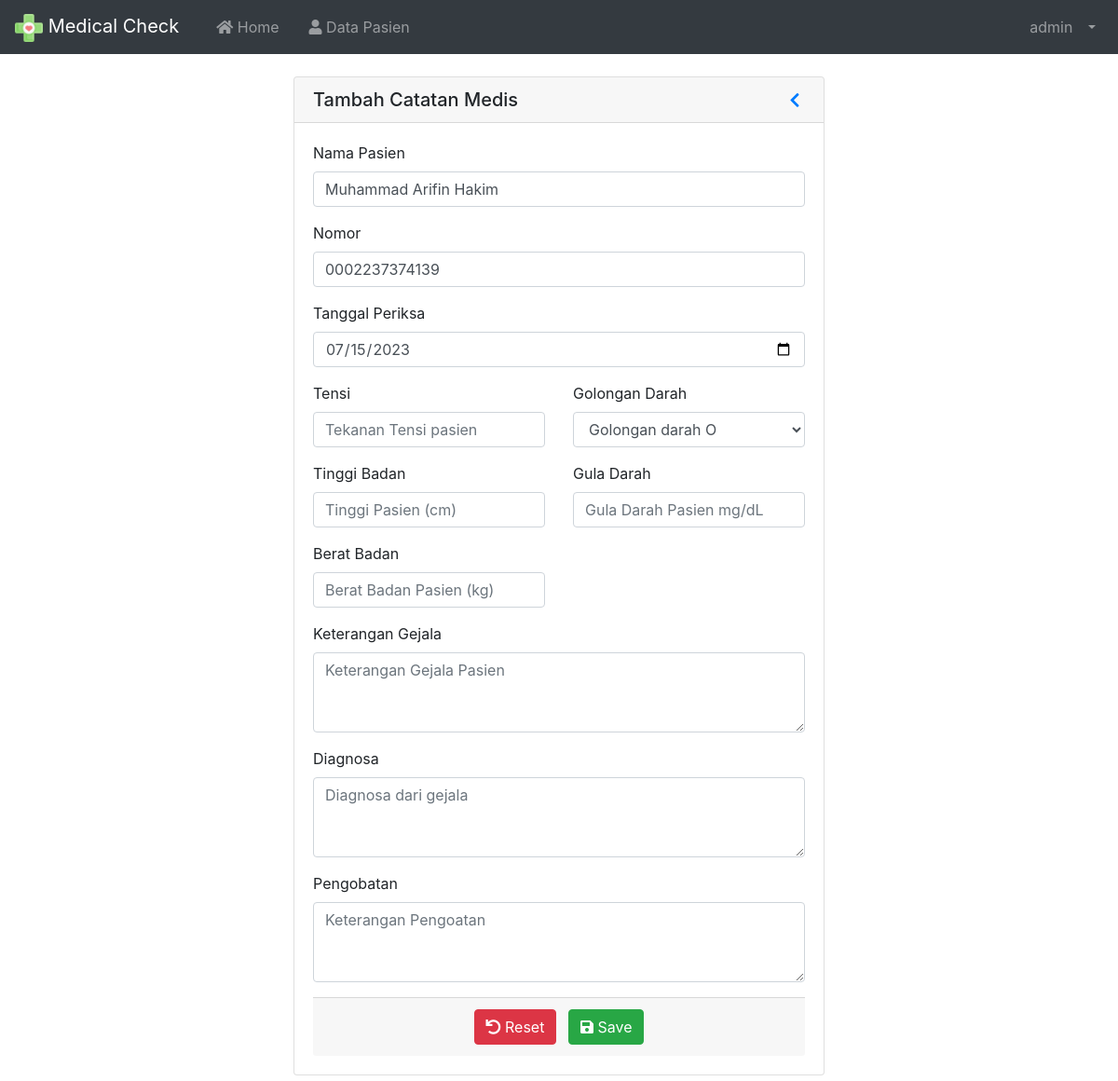
/index.php?page=TambahCatatanMedis&id=1 (signed in), run on the app's committed database.
### tables this page shows
CREATE TABLE `tbl_karyawan` (
  `id` int(11) NOT NULL,
  `nama` varchar(100) NOT NULL,
  `username` varchar(30) NOT NULL,
  `password` varchar(255) NOT NULL,
  `role` varchar(20) NOT NULL
);

CREATE TABLE `tbl_pasien` (
  `id` int(11) NOT NULL,
  `nomor` varchar(13) NOT NULL,
  `nama_pasien` varchar(50) NOT NULL,
  `tanggal_lahir` date NOT NULL,
  `usia` int(3) NOT NULL,
  `gender` enum('laki-laki','perempuan') NOT NULL,
  `alamat` text NOT NULL,
  `no_hp` varchar(13) NOT NULL
);

CREATE TABLE `tbl_medical_check` (
  `id` int(11) NOT NULL,
  `nomor` varchar(13) NOT NULL,
  `nama_pasien` varchar(100) NOT NULL,
  `tanggal_periksa` date NOT NULL,
  `tensi` varchar(8) NOT NULL,
  `tinggi` float NOT NULL,
  `berat` int(3) NOT NULL,
  `gula_darah` int(3) NOT NULL,
  `gol_darah` enum('A','B','AB','O') NOT NULL,
  `keterangan` varchar(400) NOT NULL,
  `diagnosa` varchar(400) NOT NULL,
  `pengobatan` varchar(400) NOT NULL
);

### index.php (called while the page is built, shortened)
<?php
require 'load/config.php';
require 'load/function.php';
?>
<?php require_once 'header.php'; ?>
<?php require 'content.php'; ?>
<?php require_once 'footer.php'; ?>

### load/function.php (called while the page is built, shortened)
<?php
require 'config.php';
function viewData($query)
{
  global $koneksi;
  $result = mysqli_query($koneksi, $query);
  if (mysqli_num_rows($result) == 1) {
    return mysqli_fetch_assoc($result);
  }
  $rows = [];
  return $rows;
}
function viewDatas($query)
{
  global $koneksi;
  $result = mysqli_query($koneksi, $query);
  $rows = [];
  while ($row = mysqli_fetch_assoc($result)) {
    $rows[] = $row;
  }
  return $rows;
}

### page/catatanmedis/tambahperiksa.php (the view, shortened to what this page needs)
<?php
$id = $_GET['id'];
$data = viewData("SELECT * FROM tbl_pasien WHERE id = '$id'");
$nomor = $data['nomor'];
$catatan = viewDatas("SELECT * FROM tbl_medical_check WHERE nomor = '$nomor'");
foreach ($catatan as $row) {
	$gol_darah = $row['gol_darah'];
}
?>
<div class="container" style="width: 50%;">
	<div class="card mt-4 mb-4">
		<h5 class="card-header d-flex flex-row align-items-center justify-content-between">
			<a>Tambah Catatan Medis</a>
			<a href="?page=DataPersonal&id=<?php echo $data['id']; ?>" role="button" id="dropdownMenuLink" aria-haspopup="true" aria-expanded="false">
				<i class="fas fa-chevron-left fa-sm fa-fw"></i>
			</a>
		</h5>
		<div class="card-body">
			<form method="post" enctype="multipart/form-data">
				<div class="form-group">
					<label for="username">Nama Pasien</label>
					<input type="text" maxlength="50" class="form-control" name="nama_pasien" id="nama_pasien" placeholder="Nama Pasien" value="<?= $data['nama_pasien']; ?>" required>
				</div>
				<div class="form-group">
					<label for="nomor">Nomor</label>
					<input type="text" maxlength="50" class="form-control" name="nomor" id="nomor" placeholder="nomor" value="<?= $data['nomor']; ?>" required>
				</div>
				<div class="form-group">
					<label for="tanggal_periksa">Tanggal Periksa</label>
					<input type="date" class="form-control" name="tanggal_periksa" id="tanggal_periksa" placeholder="Tanggal Periksa" value="<?php echo date('Y-m-d'); ?>" required>
				</div>
				<div class="form-group">
					<div class="row">
						<div class="col">
							<label for="tensi">Tensi</label>
							<input type="text" min="0" class="form-control" name="tensi" id="tensi" placeholder="Tekanan Tensi pasien">
						</div>
						<div class="col">
							<label for="gol_darah_pilih">Golongan Darah</label>
							<select class="form-control" name="gol_darah_pilih" id="gol_darah_pilih">
								<option value="O" <?php if (isset($gol_darah) && $gol_darah == 'O') echo 'selected'; ?>>Golongan darah O</option>
							</select>
						</div>
					</div>
				</div>
				<div class="form-group">
					<div class="row">
						<div class="col">
							<label for="tinggi">Tinggi Badan</label>
							<input type="text" class="form-control" name="tinggi" id="tinggi" placeholder="Tinggi Pasien (cm)">
						</div>
						<div class="col">
							<label for="gula_darah">Gula Darah</label>
							<input type="number" min="0" class="form-control" name="gula_darah" id="gula_darah" placeholder="Gula Darah Pasien mg/dL">
						</div>
					</div>
				</div>
				<div class="form-group">
					<div class="row">
						<div class="col">
							<label for="berat">Berat Badan</label>
							<input type="number" min="0" class="form-control" name="berat" id="berat" placeholder="Berat Badan Pasien (kg)">
						</div>
						<div class="col">
						</div>
					</div>
				</div>
				<div class="form-group">
					<label for="gejala">Keterangan Gejala</label>
					<textarea class="form-control" name="gejala" id="gejala" placeholder="Keterangan Gejala Pasien" rows="3" required></textarea>
				</div>
				<div class="form-group">
					<label for="diagnosa">Diagnosa</label>
					<textarea class="form-control" name="diagnosa" id="diagnosa" placeholder="Diagnosa dari gejala" rows="3" required></textarea>
				</div>
				<div class="form-group">
					<label for="pengobatan">Pengobatan</label>
					<textarea class="form-control" name="pengobatan" id="pengobatan" placeholder="Keterangan Pengoatan" rows="3" required></textarea>
				</div>
				<div class="card-footer text-center">
					<button type="reset" class="btn btn-danger mr-2"><i class="fas fa-undo"></i> Reset</button>
					<button type="submit" name="submit" class="btn btn-success"><i class="fas fa-save"></i> Save</button>
				</div>
			</form>
		</div>
	</div>
</div>

### header.php (shortened to what this page needs)
<?php
$id = $_SESSION['id'];
$result = mysqli_query($koneksi, "SELECT * FROM tbl_karyawan WHERE id = '$id'");
$user = mysqli_fetch_assoc($result);
?>
<!DOCTYPE html>
<html lang="en">
<head>
	<link rel="stylesheet" href="asset/vendor/bootstrap-4.5.3/css/bootstrap.min.css">
	<link rel="stylesheet" href="asset/vendor/fontawesome/css/all.min.css">
	<link rel="stylesheet" href="asset/vendor/datatables-b4/datatables.min.css">
</head>
<body>
	<nav class="navbar navbar-expand-lg navbar-dark bg-dark">
		<a class="navbar-brand" href="index.php">
			<img src="asset/img/health-care.png" width="30" height="30" alt="">
			Medical Check
		</a>
		<div class="collapse navbar-collapse" id="navbarSupportedContent">
			<ul class="navbar-nav mr-auto">
				<li class="nav-item ml-3">
					<a class="nav-link" href="index.php"><i class="fas fa-home"></i> Home<span class="sr-only">(current)</span></a>
				</li>
				<li class="nav-item ml-3">
					<a class="nav-link" href="?page=Pasien"><i class="fas fa-user"></i> Data Pasien</a>
				</li>
			</ul>
			<ul class="navbar-nav ml-auto">
				<li class="nav-item dropdown">
					<a class="nav-link dropdown-toggle" href="#" id="userDropdown" role="button" data-toggle="dropdown" aria-haspopup="true" aria-expanded="false">
						<span class="mr-2 d-none d-lg-inline"><?= $user['nama']; ?></span>
					</a>
				</li>
			</ul>
		</div>
	</nav>

### data on the page
tbl_karyawan: nama "admin"
tbl_pasien: nama_pasien "Muhammad Arifin Hakim", nomor "0002237374139"
tbl_medical_check: gol_darah_pilih "Golongan darah O"
